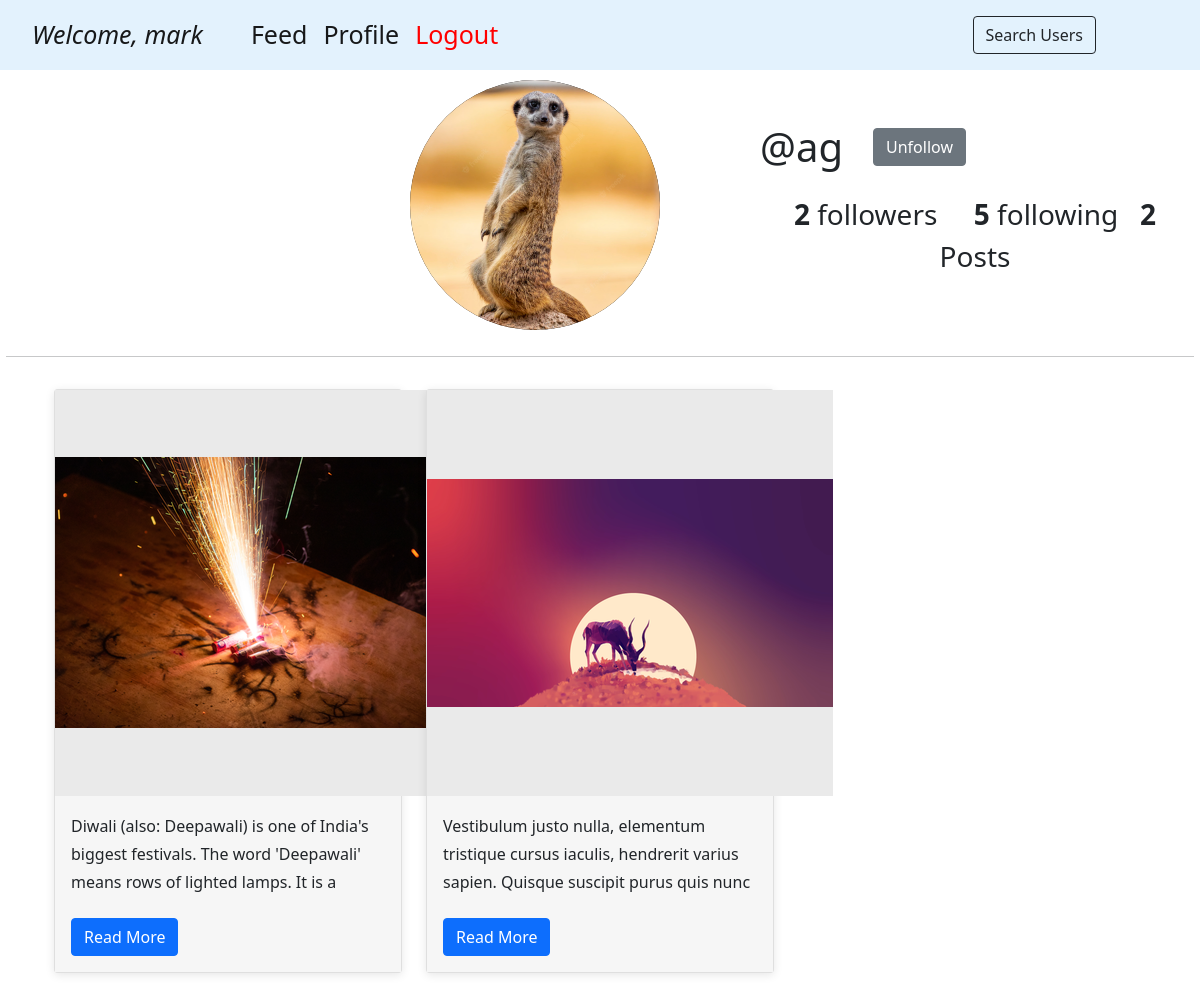
Screenshot of /feed/ag (signed in) with the database file from the repository.
### app.py (models this page shows)
class App_user(db.Model, UserMixin):
    __tablename__ = 'app_user'
    id = db.Column(db.Integer, autoincrement = True, primary_key = True)
    username = db.Column(db.String, nullable = False, unique = True)
    first_name = db.Column(db.String, nullable = False)
    profile_pic = db.Column(db.String, nullable = False)
    last_name = db.Column(db.String, nullable = False)
    password = db.Column(db.String, nullable = False)

class Post(db.Model):
    __tablename__ = 'post'
    post_id = db.Column(db.Integer, autoincrement = True, primary_key = True)
    ID = db.Column(db.Integer, db.ForeignKey('app_user.id'), nullable = False)
    username = db.Column(db.String, db.ForeignKey('app_user.username'), nullable = False)
    image_path = db.Column(db.String(500), nullable = False)
    description = db.Column(db.String(200), nullable = False)
    time_stamp = db.Column(db.DateTime, default = datetime.utcnow)
    number_of_likes = db.Column(db.Integer, default = 0)

### app.py (the view)
@app.route("/feed/<user>")
@login_required
def profile_others(user):
    q = App_user.query.filter_by(username = user).first()
    x = App_user.query.filter_by(username = user).count()
    if request.args.get("follow")!=None:
        follow_query = Follower(ID = current_user.id, following_ID = q.id)
        db.session.add(follow_query)
        db.session.commit()
        return redirect("/feed/"+user)
    if request.args.get("unfollow")!=None:
        query = Follower.query.filter(Follower.ID == current_user.id, Follower.following_ID == q.id).first()
        db.session.delete(query)
        db.session.commit()
        return redirect("/feed/"+user)
    if x==0:
        return redirect("/feed/search")
    isfollow = db.session.query(Follower).filter(Follower.ID == current_user.id, Follower.following_ID == q.id).count()
    following = Follower.query.filter_by(ID = q.id).count()
    followers = Follower.query.filter_by(following_ID = q.id).count()
    posts = Post.query.filter(Post.ID == q.id).all()
    number_of_posts = Post.query.filter(Post.ID == q.id).count()
    other_users = App_user.query.filter(App_user.username != current_user.username).all()
    return render_template("others_profile.html",users = other_users, user = q, isfollow = isfollow, followers = followers, following = following, posts = posts, number_of_posts = number_of_posts)

### app.py (called while the page is built)
@login_manager.user_loader
def load_user(user):
    return App_user.query.get(int(user))

### templates/others_profile.html (shortened to what this page needs)
<!DOCTYPE html>
<html lang="en">
<html>
    <head>
        <link href="https://cdn.jsdelivr.net/npm/bootstrap@5.2.2/dist/css/bootstrap.min.css" rel="stylesheet">      </head>
      </head>
      <body>
        {% include 'navbar.html' %}
        <div style="padding: 10px; display: flex; align-items: center;">
                <div style="padding-left:400px;">
                  <img class="myimg" src="..\static\images\{{user.profile_pic}}"/>
                </div>
                <div style="padding-left: 100px;">
                <div style="display: flex; align-items: center;">
                  <p style="padding-right:30px" class="fs-1" >@{{user.username}}</i></p>
                  {% block content %}
                  {% if isfollow==0 %}
                      <p><button class="btn btn-primary" onclick = "window.location.href='/feed/{{user.username}}?follow'" type="button">Follow</button></p></div>
                  {% else %}
                      <p><button class="btn btn-secondary" onclick = "window.location.href='/feed/{{user.username}}?unfollow'" type="button">Unfollow</button></p></div>
                  {% endif %}
                  {% endblock content %}
                  <p class="fs-3 text-center" ><b>{{followers}}</b> followers &nbsp;&nbsp;&nbsp; <b> {{following}}</b> following&nbsp;&nbsp;&nbsp;<b>{{number_of_posts}}</b>  Posts</p>
                </div>
        </div>
                <hr style="width: 99%; margin-right: auto; margin-left: auto; ">
                <div class="container">
                  <div class="row">
                  {% for i in posts %}
                  <div class="col-sm-4 py-3">
                    <div class="card box-shadow">
                      <div style="width: 406px; height:406px; background-color: rgb(234, 234, 234);">
                      <img src="..\static\{{i.image_path}}" class="card-img-top">
                      </div>
                      <div class="card-body" style="background-color:rgb(246, 246, 246);">
                        <p class="card-text">{{i.description}}</p>
                        <a href="javascript:void();" class="btn btn-primary readmore-btn">Read More</a>
                      </div>
                    </div>
                  </div>
                  {% endfor %}
                  </div>
                </div>
      </body>
</html>

### templates/navbar.html (shortened to what this page needs)
<link href="https://cdn.jsdelivr.net/npm/bootstrap@5.0.2/dist/css/bootstrap.min.css" rel="stylesheet">
<nav class="navbar navbar-expand-lg  navbar-light" style="background-color: #e3f2fd;">
    <div class="container-fluid">
      <div class="collapse navbar-collapse" id="navbarSupportedContent">
        <ul class="navbar-nav me-auto mb-2 mb-lg-0">
          <li class="nav-item">
            <a class="nav-link active" aria-current="page" style='font-size:25px;'><i>Welcome,
            {{current_user.first_name}}</i></a>
          </li>
          <li class="nav-item">
            <a class="nav-link active" aria-current="page" href="#" style='font-size:25px;'></a>
          </li>
          <li class="nav-item">
            <a class="nav-link active" aria-current="page" href="#" style='font-size:25px;'></a>
          </li>
          <li class="nav-item">
            <a class="nav-link active" aria-current="page" href="/feed" style='font-size:25px;'>Feed</a>
          </li>
          <li class="nav-item">
            <a class="nav-link active" aria-current="page" href="/profile" style='font-size:25px;'>Profile</a>
          </li>
          <li class="nav-item">
            <a class="nav-link active" aria-current="page" href="/logout" style='color:red; font-size:25px;'>Logout</a>
          </li>
        </ul>
        <div class="btn-group" style="padding-right: 5em;">
          <button type="button" class="btn btn-outline-dark" onclick = "window.location.href='/feed/search'">Search Users</button>
        </div>
      </div>
    </div>
  </nav>

### templates/others_profile.html (style rules this page uses)
body { background-color: #f5f5f5; }
.box-shadow { box-shadow: 0px 2px 10px rgba(0, 0, 0, 0.1); }
.myimg { width:250px; height:250px; object-fit:cover; border-radius:50%; background-color: #000; }
.card-text { line-height: 28px; height: 90px; overflow: hidden; }

### rows the page displays
App_user: first_name "mark"
App_user: profile_pic (picture), username "ag"
Post: image_path (picture), description "Diwali (also: Deepawali) is one of India's biggest festivals. The word 'Deepawali' means rows of lighted lamps. It is a…"
Post: image_path (picture), description "Vestibulum justo nulla, elementum tristique cursus iaculis, hendrerit varius sapien. Quisque suscipit purus quis nunc…"

### other values shown
{{ followers }} "2"
{{ following }} "5"
{{ number_of_posts }} "2"
